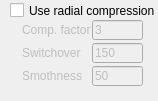
    <widget class="QFrame" name="fCompression">
     <property name="geometry">
      <rect>
       <x>236</x>
       <y>176</y>
       <width>158</width>
       <height>101</height>
      </rect>
     </property>
     <property name="frameShape">
      <enum>QFrame::NoFrame</enum>
     </property>
     <property name="frameShadow">
      <enum>QFrame::Raised</enum>
     </property>
     <widget class="QCheckBox" name="cb_compress_r">
      <property name="geometry">
       <rect>
        <x>10</x>
        <y>0</y>
        <width>161</width>
        <height>21</height>
       </rect>
      </property>
      <property name="text">
       <string>Use radial compression</string>
      </property>
     </widget>
     <widget class="QFrame" name="fCompressData">
      <property name="enabled">
       <bool>false</bool>
      </property>
      <property name="geometry">
       <rect>
        <x>19</x>
        <y>17</y>
        <width>131</width>
        <height>75</height>
       </rect>
      </property>
      <property name="frameShape">
       <enum>QFrame::NoFrame</enum>
      </property>
      <property name="frameShadow">
       <enum>QFrame::Raised</enum>
      </property>
      <widget class="QLineEdit" name="led_compression_k">
       <property name="geometry">
        <rect>
         <x>73</x>
         <y>3</y>
         <width>51</width>
         <height>20</height>
        </rect>
       </property>
       <property name="text">
        <string>3</string>
       </property>
      </widget>
      <widget class="QLineEdit" name="led_compression_r0">
       <property name="geometry">
        <rect>
         <x>73</x>
         <y>26</y>
         <width>51</width>
         <height>20</height>
        </rect>
       </property>
       <property name="text">
        <string>150</string>
       </property>
      </widget>
      <widget class="QLabel" name="label_8">
       <property name="geometry">
        <rect>
         <x>3</x>
         <y>3</y>
         <width>91</width>
         <height>20</height>
        </rect>
       </property>
       <property name="text">
        <string>Comp. factor</string>
       </property>
      </widget>
      <widget class="QLineEdit" name="led_compression_lam">
       <property name="geometry">
        <rect>
         <x>73</x>
         <y>49</y>
         <width>51</width>
         <height>20</height>
        </rect>
       </property>
       <property name="text">
        <string>50</string>
       </property>
      </widget>
      <widget class="QLabel" name="label_9">
       <property name="geometry">
        <rect>
         <x>3</x>
         <y>26</y>
         <width>91</width>
         <height>20</height>
        </rect>
       </property>
       <property name="text">
        <string>Switchover</string>
       </property>
      </widget>
      <widget class="QLabel" name="label_10">
       <property name="geometry">
        <rect>
         <x>3</x>
         <y>49</y>
         <width>91</width>
         <height>20</height>
        </rect>
       </property>
       <property name="text">
        <string>Smothness</string>
       </property>
      </widget>
      <zorder>label_8</zorder>
      <zorder>label_9</zorder>
      <zorder>label_10</zorder>
      <zorder>led_compression_r0</zorder>
      <zorder>led_compression_lam</zorder>
      <zorder>led_compression_k</zorder>
     </widget>
    </widget>
